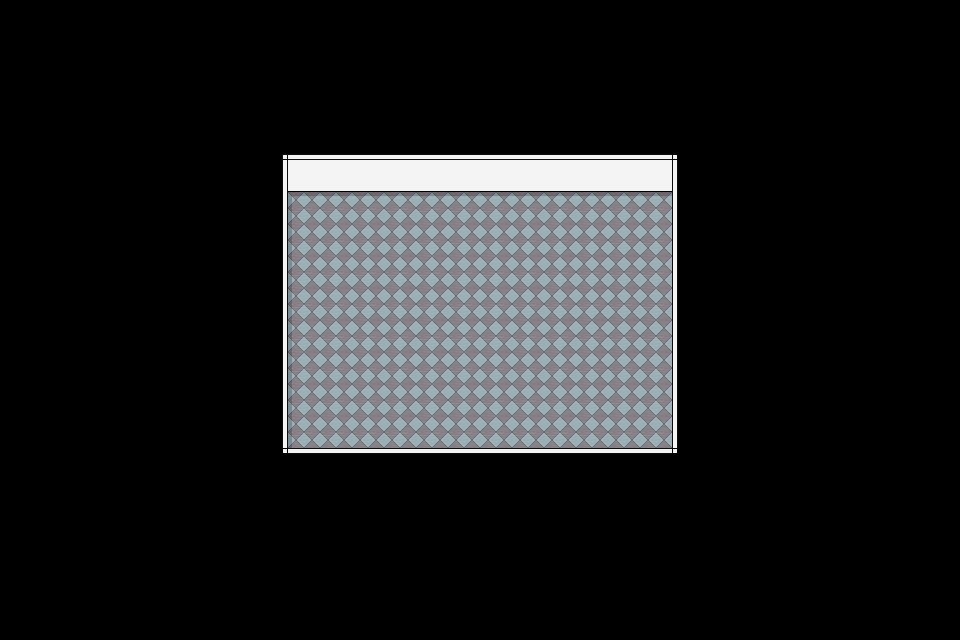

The image is a tile-based game level rendered from a .tmx file. Its description and complete source (layers, tilesets, objects, tile grids) follow:
An orthogonal 30x20 tile map with 32x32 px tiles, 1 tile layer (Kachelebene 1).

<map version="1.10" tiledversion="1.10.1" orientation="orthogonal" renderorder="right-down" width="30" height="20" tilewidth="32" tileheight="32" infinite="0" nextlayerid="2" nextobjectid="1">
 <tileset firstgid="1" name="tileTextureMap" tilewidth="32" tileheight="32" tilecount="256" columns="8">
  <image source="Sprites/tileTextureMap.png" width="256" height="1024" />
 </tileset>
 <layer id="1" name="Kachelebene 1" width="30" height="20">
  <data encoding="csv">
0,0,0,0,0,0,0,0,0,0,0,0,0,0,0,0,0,0,0,0,0,0,0,0,0,0,0,0,0,0,
0,0,0,0,0,0,0,0,0,0,0,0,0,0,0,0,0,0,0,0,0,0,0,0,0,0,0,0,0,0,
0,0,0,0,0,0,0,0,0,0,0,0,0,0,0,0,0,0,0,0,0,0,0,0,0,0,0,0,0,0,
0,0,0,0,0,0,0,0,0,0,0,0,0,0,0,0,0,0,0,0,0,0,0,0,0,0,0,0,0,0,
0,0,0,0,0,0,0,0,12,8,8,8,8,8,8,8,8,8,8,8,8,11,0,0,0,0,0,0,0,0,
0,0,0,0,0,0,0,0,7,13,13,13,13,13,13,13,13,13,13,13,13,5,0,0,0,0,0,0,0,0,
0,0,0,0,0,0,0,0,7,3,4,4,4,4,4,4,4,4,4,4,4,5,0,0,0,0,0,0,0,0,
0,0,0,0,0,0,0,0,7,2,1,1,1,1,1,1,1,1,1,1,1,5,0,0,0,0,0,0,0,0,
0,0,0,0,0,0,0,0,7,2,1,1,1,1,1,1,1,1,1,1,1,5,0,0,0,0,0,0,0,0,
0,0,0,0,0,0,0,0,7,2,1,1,1,1,1,1,1,1,1,1,1,5,0,0,0,0,0,0,0,0,
0,0,0,0,0,0,0,0,7,2,1,1,1,1,1,1,1,1,1,1,1,5,0,0,0,0,0,0,0,0,
0,0,0,0,0,0,0,0,7,2,1,1,1,1,1,1,1,1,1,1,1,5,0,0,0,0,0,0,0,0,
0,0,0,0,0,0,0,0,7,2,1,1,1,1,1,1,1,1,1,1,1,5,0,0,0,0,0,0,0,0,
0,0,0,0,0,0,0,0,7,2,1,1,1,1,1,1,1,1,1,1,1,5,0,0,0,0,0,0,0,0,
0,0,0,0,0,0,0,0,10,6,6,6,6,6,6,6,6,6,6,6,6,9,0,0,0,0,0,0,0,0,
0,0,0,0,0,0,0,0,0,0,0,0,0,0,0,0,0,0,0,0,0,0,0,0,0,0,0,0,0,0,
0,0,0,0,0,0,0,0,0,0,0,0,0,0,0,0,0,0,0,0,0,0,0,0,0,0,0,0,0,0,
0,0,0,0,0,0,0,0,0,0,0,0,0,0,0,0,0,0,0,0,0,0,0,0,0,0,0,0,0,0,
0,0,0,0,0,0,0,0,0,0,0,0,0,0,0,0,0,0,0,0,0,0,0,0,0,0,0,0,0,0,
0,0,0,0,0,0,0,0,0,0,0,0,0,0,0,0,0,0,0,0,0,0,0,0,0,0,0,0,0,0
</data>
 </layer>
</map>